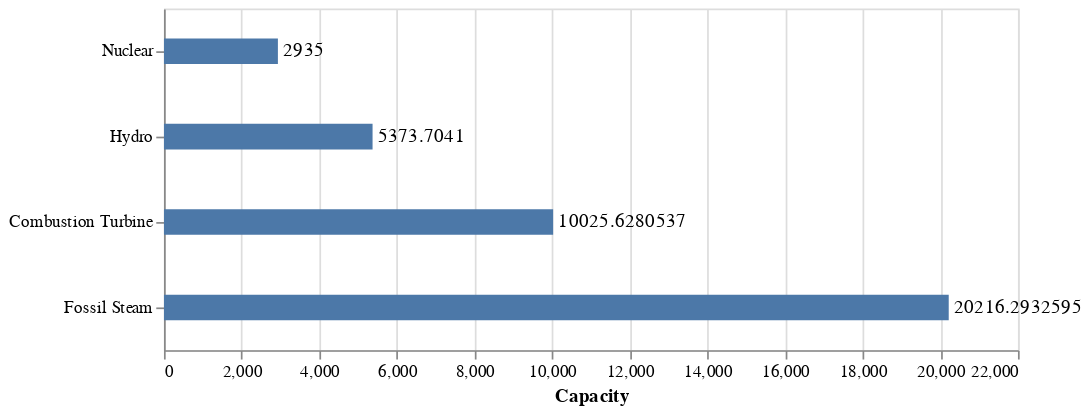

Notebook code for this chart:
### Code cell
capacity_chart_CAISO + capacity_chart_CAISO.mark_text(align='left', dx = 3).encode(text=alt.Text('sum(Capmax)'))

### Figure 1 — Vega-Lite specification as saved in the notebook (floating-point values rounded to 4 significant figures; data arrays with more than 128 entries replaced by an {"elided": "..."} marker saying what was removed)
{"config": {"view": {"continuousWidth": 300, "continuousHeight": 300}}, "layer": [{"mark": {"type": "bar", "height": 15}, "encoding": {"x": {"aggregate": "sum", "field": "Capmax", "title": "Capacity", "type": "quantitative"}, "y": {"field": "Unit Type", "sort": "x", "title": "", "type": "nominal"}}}, {"mark": {"type": "text", "align": "left", "dx": 3}, "encoding": {"text": {"aggregate": "sum", "field": "Capmax", "type": "quantitative"}, "x": {"aggregate": "sum", "field": "Capmax", "title": "Capacity", "type": "quantitative"}, "y": {"field": "Unit Type", "sort": "x", "title": "", "type": "nominal"}}}], "data": {"name": "data-060ad0f4e741963ece878633c08423fa"}, "height": 200, "width": 500, "$schema": "https://vega.github.io/schema/vega-lite/v5.20.1.json", "datasets": {"data-060ad0f4e741963ece878633c08423fa": {"elided": "353 records"}}}
